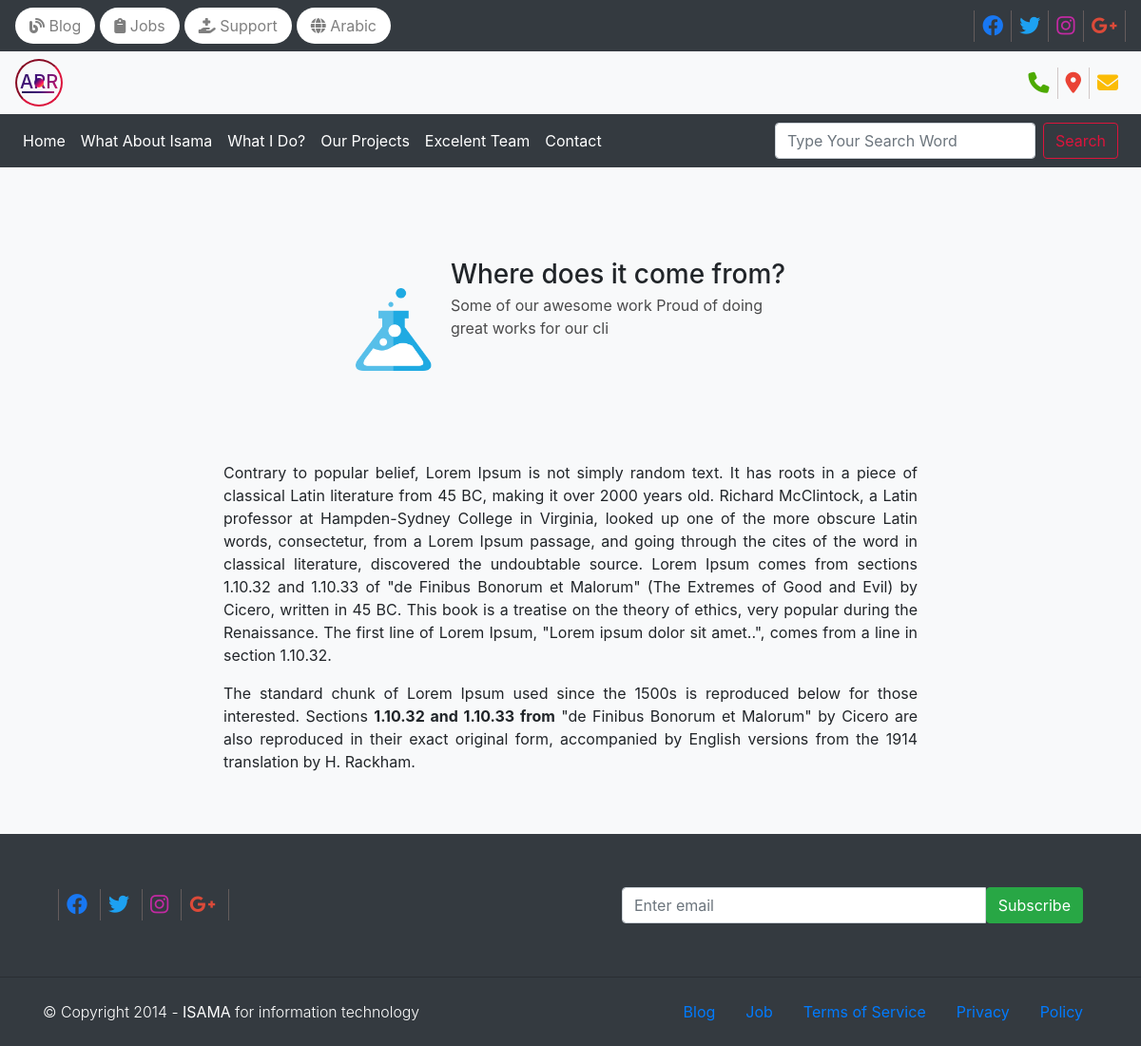
The app's page /News-Us/where-does-it-come-from with its own data.
### news/models.py (models this page shows)
class News(models.Model):
    Title = models.CharField(max_length=150)
    Discription = HTMLField()
    autoslug = AutoSlugField(populate_from=('Title'), unique=True, null=True, default=None)

### FirstDjangoProject/views.py (the view)
# urls.py: path('News-Us/<slug>', views.NewsShow, name="NewsShow"),
def NewsShow(request, slug):
    newsData = News.objects.get(autoslug = slug)
    data ={
        'newsData': newsData,
    }
    return render(request, "NewsShow.html", data)

### templates/NewsShow.html
{% extends "base.html" %}
{% block content %}
    <section class="About_isama bg-light py-5">
      <div class="container mt-5">
        <div class="row">
            <div class="col-lg-12">
              <div class="what_do project_section  text-center">
                <div class="what_we_imgBox project_imgBox">
                  <img src="/static/img/icon10.png" alt="icon10">
                </div>
                <div class="what_we_textBox project_textBox">
                  <h3 class="what_title project_title">{{newsData.Title | safe}}</h3>
                  <p class="what_description project_description pb-5">Some of our awesome work Proud of doing <br> great works for our cli</p>
                </div>
              </div>
            </div>
        </div>
        <div class="row">
            <div class="col-lg-2"></div>
            <div class="col-lg-8">
                <p class="what_description project_description pb-5">{{newsData.Discription | safe}}</p>
            </div>
            <div class="col-lg-2"></div>
        </div>
      </div>
    </section>
{% endblock content %}

### static/portal_UI.css (style rules this page uses)
* { margin: 0; padding: 0; box-sizing: border-box; scroll-behavior: smooth; }
img { max-width: 100%; }
.what_do { display: flex; align-items: center; align-content: center; justify-content: center; flex-wrap: wrap; flex-direction: row; gap: 20px; }
.what_we_imgBox img { width: 80px; }
.what_we_textBox { text-align: left; }
.what_we_textBox p.what_description { margin-top: -5px; color: rgb(0 0 0 / 70%); }

### records on screen
News: Title "Where does it come from?", Discription "Contrary to popular belief, Lorem Ipsum is not simply random text. It has roots in a piece of classical Latin literature from 45 BC, making it over 2000 years old. Richard McClintock, a Latin professor at Hampden-Sydney College in Virginia, looked up one of the more obscure Latin words, consectetur, from a Lorem Ipsum passage, and going through the cites of the word in classical literature, discovered the undoubtable source. Lorem Ipsum comes from sections 1.10.32 and 1.10.33 of \"de Finibus Bonorum et Malorum\" (The Extremes of Good and Evil) by Cicero, written in 45 BC. This book is a treatise on the theory of ethics, very popular during the Renaissance. The first line of Lorem Ipsum,…"
